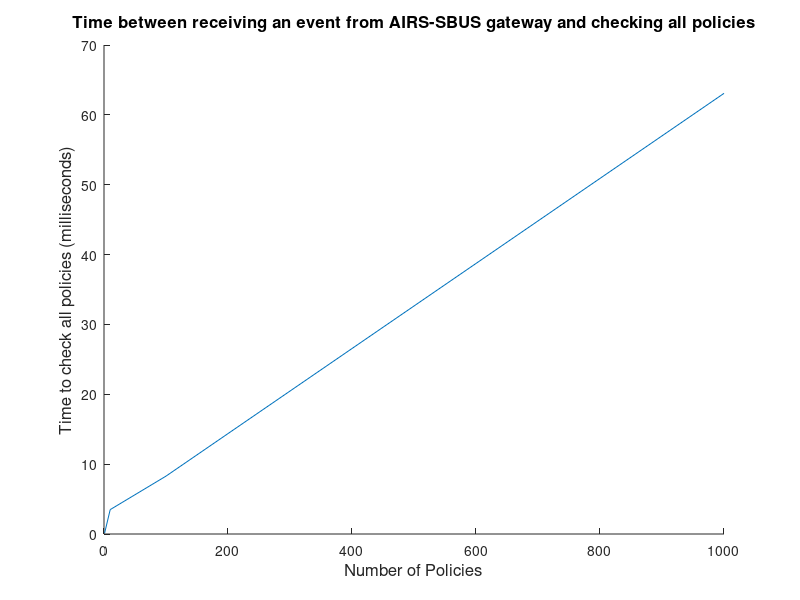

The MATLAB script that drew this image:
data = dlmread('airs.txt');

policies = [1 10 100 1000];
times = [mean(data(:,1)) mean(data(:, 2)) mean(data(:, 3)) mean(data(:, 4))];

hold all;

plot(policies, times/1000000);

title('Time between receiving an event from AIRS-SBUS gateway and checking all policies', 'FontSize', 12);
xlabel('Number of Policies', 'FontSize', 12);
ylabel('Time to check all policies (milliseconds)', 'FontSize', 12);

print -depsc 'policy.eps';

close all;
